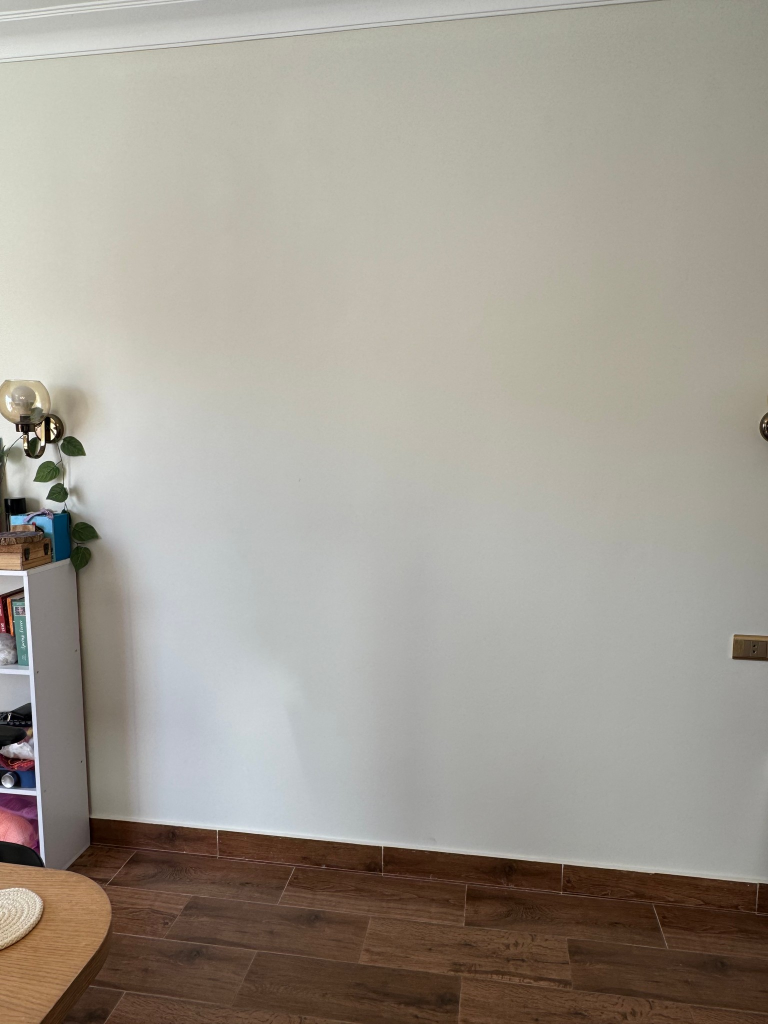
#> input picture example/images/7b5c367705db4c798dcf00593c0d1756/wall.jpg, 1536 x 2048 px (shown at 1/2 size)
$ python -i scene.py   (imports and definitions only)
#> lines starting #> are read from the running program, lines starting #| are printed output that depends on the picture; after the words box and inside, x2 and y2 are one past the last pixel; in counts of white or black regions, pixels touching at a corner belong together
"""What's in a photo, without anyone marking it: flat regions of color, which one can serve as white, and a good spot in each.

Measured from the pixels, with no model call. Regions come from clustering a small
copy of the photo mostly on hue, so the shadows and ridges of one paint or one cloth
stay together, then joining clusters of nearly the same hue. White is the brightest
near-neutral region (paper, a rag, a white bowl, bare canvas): it's never asked for,
so a photo can have none, and then its colors stand as the camera saw them.
"""

from __future__ import annotations

from dataclasses import dataclass

import cv2
import numpy as np

# The side the photo is worked on at, and how many clusters it starts from.
WORK_SIDE = 400
CLUSTERS = 8
# L* counts for less than hue, since one paint runs from highlight to shadow.
L_WEIGHT = 0.5
# Clusters this close in a*b* and L* are the same stuff in different light.
SAME_HUE = 7.0
SAME_LIGHT = 25.0
# Regions under this share of the photo are specks, stray marks or highlights.
MIN_REGION = 0.015
# Near-neutral allowing for warm or cool light: channel spread as a share of the brightest,
# and how bright it has to read. Clipped pixels have lost their color, so they can't be white.
WHITE_SPREAD = 0.3
WHITE_MIN_L = 62.0
WHITE_MIN_AREA = 0.02
CLIPPED = 250
# The part of a white region a spot is taken from: all but its darkest share, leaving out folds and shadow.
# Not its very brightest: bare canvas in ordinary shade would then read as paint. Checked against white picked by hand on real canvases.
WHITE_ABOVE = 30


@dataclass
class Region:
    mask: np.ndarray  # on the small copy of the photo
    area: float  # share of the photo
    edge: float  # share of the photo's edge it touches
    center: float  # distance of its middle from the photo's middle, 0 to about 0.7
    lab: tuple[float, float, float]  # median, as cv2's float Lab
    whiteish: bool
    scale: float  # full-size pixels per pixel of the mask

    @property
    def chroma(self) -> float:
        return float(np.hypot(self.lab[1], self.lab[2]))

    def full_mask(self, shape: tuple[int, int]) -> np.ndarray:
        height, width = shape
        return cv2.resize(self.mask.astype(np.uint8), (width, height), interpolation=cv2.INTER_NEAREST).astype(bool)

    def contains(self, point: tuple[float, float]) -> bool:
        x, y = round(point[0] / self.scale), round(point[1] / self.scale)
        height, width = self.mask.shape
        return 0 <= x < width and 0 <= y < height and bool(self.mask[y, x])

    def spot(self) -> tuple[float, float]:
        """The point deepest inside the region, in full-size pixels."""
        return deepest(self.mask, self.scale)


def deepest(mask: np.ndarray, scale: float) -> tuple[float, float]:
    # The photo's edge counts as an edge of the region: light falls off there, and a patch would be cut short.
    framed = cv2.copyMakeBorder(mask.astype(np.uint8), 1, 1, 1, 1, cv2.BORDER_CONSTANT, value=0)
    distance = cv2.distanceTransform(framed, cv2.DIST_L2, 5)[1:-1, 1:-1]
    y, x = np.unravel_index(int(np.argmax(distance)), distance.shape)
    return float(round(x * scale)), float(round(y * scale))


def lab_of(image: np.ndarray) -> np.ndarray:
    return cv2.cvtColor(image.astype(np.float32) / 255.0, cv2.COLOR_BGR2LAB)


def joined_clusters(labels: np.ndarray, centers: np.ndarray) -> np.ndarray:
    """Cluster labels with those of nearly the same hue and lightness made one.

    Every member of a group has to be close to every other: the blur at an edge between two colors
    makes clusters that would otherwise chain paper and pale paste into one region.
    """
    def close(i: int, j: int) -> bool:
        return (
            np.hypot(*(centers[i][1:] - centers[j][1:])) < SAME_HUE
            and abs(centers[i][0] - centers[j][0]) / L_WEIGHT < SAME_LIGHT
        )

    def gap(one: list[int], other: list[int]) -> float:
        return max(float(np.linalg.norm(centers[i] - centers[j])) for i in one for j in other)

    groups = [[i] for i in range(len(centers))]
    while True:
        pairs = [
            (gap(one, other), a, b)
            for a, one in enumerate(groups) for b, other in enumerate(groups)
            if a < b and all(close(i, j) for i in one for j in other)
        ]
        if not pairs:
            break
        _, a, b = min(pairs)
        groups[a] += groups.pop(b)
    joined = np.zeros(len(centers), dtype=np.int32)
    for number, group in enumerate(groups):
        joined[group] = number
    return joined[labels]


def regions(image: np.ndarray) -> list[Region]:
    """The photo's flat regions of color, biggest first. image: upright, sRGB, BGR."""
    height, width = image.shape[:2]
    shrink = min(1.0, WORK_SIDE / max(height, width))
    small = cv2.resize(image, None, fx=shrink, fy=shrink, interpolation=cv2.INTER_AREA)
    small = cv2.medianBlur(small, 7)
    lab = lab_of(small)
    points = (lab * np.array([L_WEIGHT, 1, 1], dtype=np.float32)).reshape(-1, 3)
    cv2.setRNGSeed(1)  # the same photo reads the same each time
    criteria = (cv2.TERM_CRITERIA_EPS + cv2.TERM_CRITERIA_MAX_ITER, 20, 0.5)
    _, labels, centers = cv2.kmeans(points, CLUSTERS, None, criteria, 3, cv2.KMEANS_PP_CENTERS)
    labels = joined_clusters(labels.reshape(lab.shape[:2]), centers)

    h, w = labels.shape
    edge_length = 2 * (h + w)
    kernel = cv2.getStructuringElement(cv2.MORPH_ELLIPSE, (5, 5))
    found = []
    for cluster in np.unique(labels):
        mask = cv2.morphologyEx((labels == cluster).astype(np.uint8), cv2.MORPH_CLOSE, kernel)
        count, parts, stats, middles = cv2.connectedComponentsWithStats(mask, connectivity=8)
        for part in range(1, count):
            area = stats[part, cv2.CC_STAT_AREA] / (h * w)
            if area < MIN_REGION:
                continue
            own = parts == part
            edge = int(own[0].sum() + own[-1].sum() + own[:, 0].sum() + own[:, -1].sum()) / edge_length
            middle = middles[part] / np.array([w, h]) - 0.5
            blue, green, red = np.median(small[own], axis=0)
            top, bottom = max(red, green, blue), min(red, green, blue)
            median_lab = tuple(float(v) for v in np.median(lab[own], axis=0))
            found.append(Region(
                mask=own,
                area=float(area),
                edge=edge,
                center=float(np.hypot(*middle)),
                lab=median_lab,
                whiteish=median_lab[0] >= WHITE_MIN_L and top < CLIPPED and top - bottom <= WHITE_SPREAD * top,
                scale=1 / shrink,
            ))
    return sorted(found, key=lambda region: -region.area)


def whitest(found: list[Region]) -> Region | None:
    """The brightest near-neutral region big enough to trust, if the photo has one."""
    return max((r for r in found if r.whiteish and r.area >= WHITE_MIN_AREA), key=lambda r: r.lab[0], default=None)


def white_spot(region: Region, image: np.ndarray) -> tuple[float, float]:
    """A point in the evenly lit part of a white region, away from its folds and edges, in full-size pixels."""
    height, width = image.shape[:2]
    small = cv2.resize(image, region.mask.shape[::-1], interpolation=cv2.INTER_AREA)
    lightness = lab_of(small)[..., 0]
    lit = region.mask & (lightness >= np.percentile(lightness[region.mask], WHITE_ABOVE)) & (small.max(axis=2) < CLIPPED)
    x, y = deepest(lit if lit.any() else region.mask, region.scale)
    return min(x, width - 1.0), min(y, height - 1.0)

>>> import cv2
>>> picture = cv2.imread('../../example/images/7b5c367705db4c798dcf00593c0d1756/wall.jpg')
#> picture is the input picture: shape (2048, 1536, 3); mean B, G, R 146.1, 155.8, 161.6
>>> result = regions(picture)
#> in regions, `small = cv2.resize(image, None, fx=shrink, fy=shrink, interpolation=cv..`:
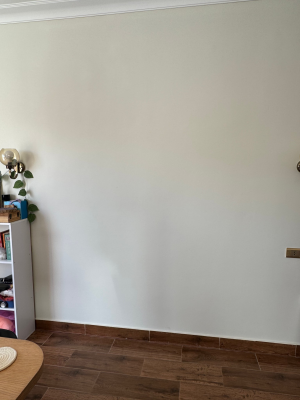
#> small: shape (400, 300, 3); mean B, G, R 146.1, 155.8, 161.6
#> in lab_of, `return cv2.cvtColor(image.astype(np.float32) / 255.0, cv2.COLOR_BGR2LAB)`: returned value: shape (400, 300, 3) float32; mean of channels 0, 1, 2 63.9, 0.9, 6.3
#> in regions, `_, labels, centers = cv2.kmeans(points, CLUSTERS, None, criteria, 3, c..`: centers = [[38.37, -1.21, 6.68], [12.27, 9.21, 14.92], [23.86, 0.803, 5.34], [34.47, -0.951, 2.13], [27.34, 12.2, 26.67], [33.24, -1.01, 7.36], [39.56, -1.03, -0.535], [10.13, 6.16, -6.84]]
#> in joined_clusters, `groups = [[i] for i in range(len(centers))]`: groups = [[0], [1], [2], [3], [4], [5], [6], [7]]
#> the loop in joined_clusters, `while True:` made 3 passes
#> (a, b) on pass 1: (0, 5)
#> (pairs, a, b) on pass 2: ([(6, 0, 3), (11.22, 2, 3), (5.75, 3, 5)], 3, 5)
#> after the loop in joined_clusters, `while True:`: groups = [[0, 5], [1], [2], [3, 6], [4], [7]]
#> in joined_clusters, `joined = np.zeros(len(centers), dtype=np.int32)`: joined = [0, 0, 0, 0, 0, 0, 0, 0]
#> the loop in joined_clusters, `for number, group in enumerate(groups):` made 6 passes
#> after the loop in joined_clusters, `for number, group in enumerate(groups):`: joined = [0, 1, 2, 3, 4, 0, 3, 5]
#> in joined_clusters, `return joined[labels]`:
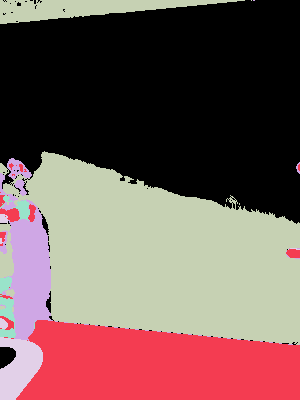
#> returned value: shape (400, 300) int32; 6 distinct labels, from 0 to 5; one colour per label, 0 black
#> the loop in regions, `for cluster in np.unique(labels):` made 6 passes
#> count on passes 1 to 6: 53, 17, 42, 10, 8, 7
#> pass 1, in regions, `mask = cv2.morphologyEx((labels == cluster).astype(np.uint8), cv2.MORP..`:
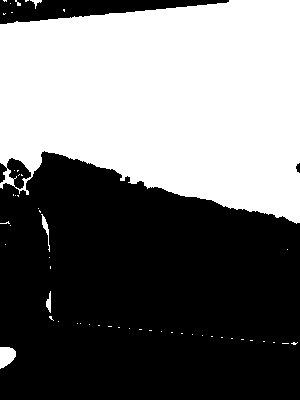
#> mask: shape (400, 300); values 0 (black) and 1 (white), 44.6% white; 52 white regions (47 under 20 px), largest, box (x1, y1, x2, y2) and area: (0, 0, 300, 224) 52860, (0, 347, 16, 369) 262, (41, 214, 50, 252) 94, (46, 291, 51, 313) 67, (30, 0, 42, 9) 38
#> pass 1, in regions, `count, parts, stats, middles = cv2.connectedComponentsWithStats(mask, ..`:
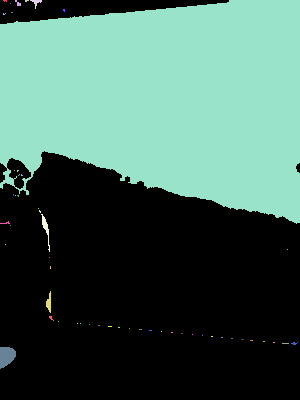
#> parts: shape (400, 300) int32; 53 distinct labels, from 0 to 52; one colour per label, 0 black
#> pass 2, in regions, `mask = cv2.morphologyEx((labels == cluster).astype(np.uint8), cv2.MORP..`:
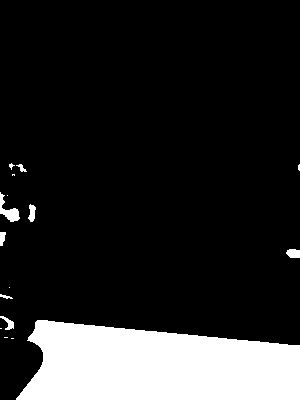
#> mask: shape (400, 300); values 0 (black) and 1 (white), 15.6% white; 16 white regions (8 under 20 px), largest, box (x1, y1, x2, y2) and area: (16, 320, 300, 400) 17995, (0, 192, 20, 222) 237, (286, 249, 300, 258) 107
#> pass 2, in regions, `count, parts, stats, middles = cv2.connectedComponentsWithStats(mask, ..`:
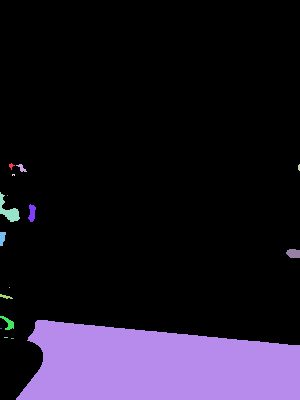
#> parts: shape (400, 300) int32; 17 distinct labels, from 0 to 16; one colour per label, 0 black
#> after the loop in regions, `for cluster in np.unique(labels):`:
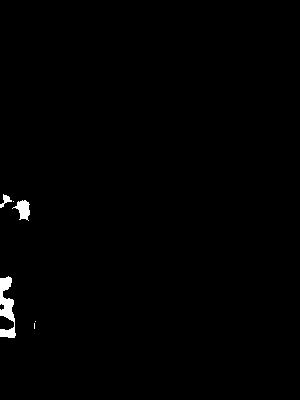
#> mask: shape (400, 300); values 0 (black) and 1 (white), 0.69% white; 6 white regions (3 under 20 px), largest, box (x1, y1, x2, y2) and area: (0, 276, 16, 338) 550, (12, 200, 30, 221) 206, (0, 194, 12, 208) 68
#> after the loop in regions, `for cluster in np.unique(labels):`: found = 5 items
#> result = 5 items
